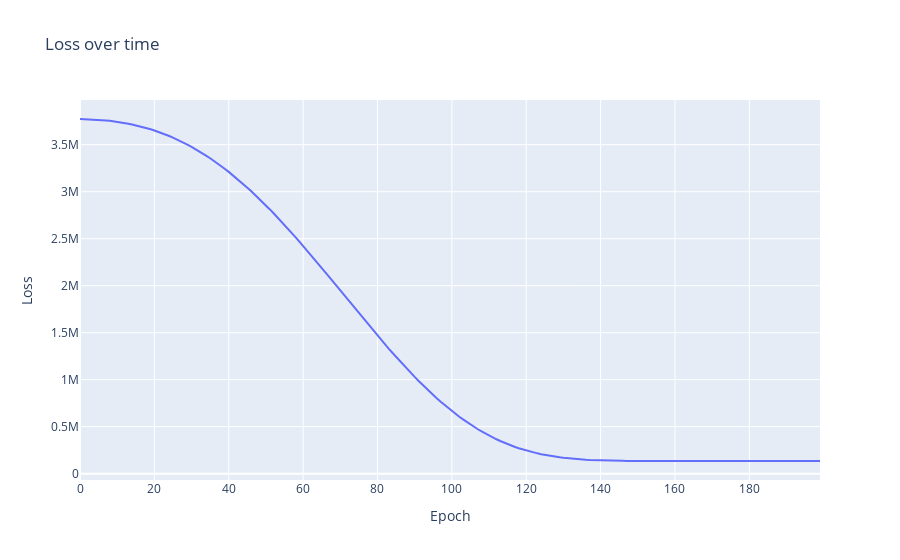

Notebook code for this chart:
### Code cell
fig = go.Figure()
fig.add_trace(go.Scatter(x=np.arange(len(loss_history)), y=loss_history, mode='lines', name='Loss'))
fig.update_layout(title='Loss over time', xaxis_title='Epoch', yaxis_title='Loss')
fig.show()

### Figure 1 — Plotly figure (JSON) as saved in the notebook; plotly's stock layout.template omitted (floating-point values rounded to 4 significant figures; data arrays with more than 128 entries replaced by an {"elided": "..."} marker saying what was removed)
{"data": [{"mode": "lines", "name": "Loss", "type": "scatter", "x": {"elided": "200 int values"}, "y": {"elided": "200 float values"}}], "layout": {"title": {"text": "Loss over time"}, "xaxis": {"title": {"text": "Epoch"}}, "yaxis": {"title": {"text": "Loss"}}}}
